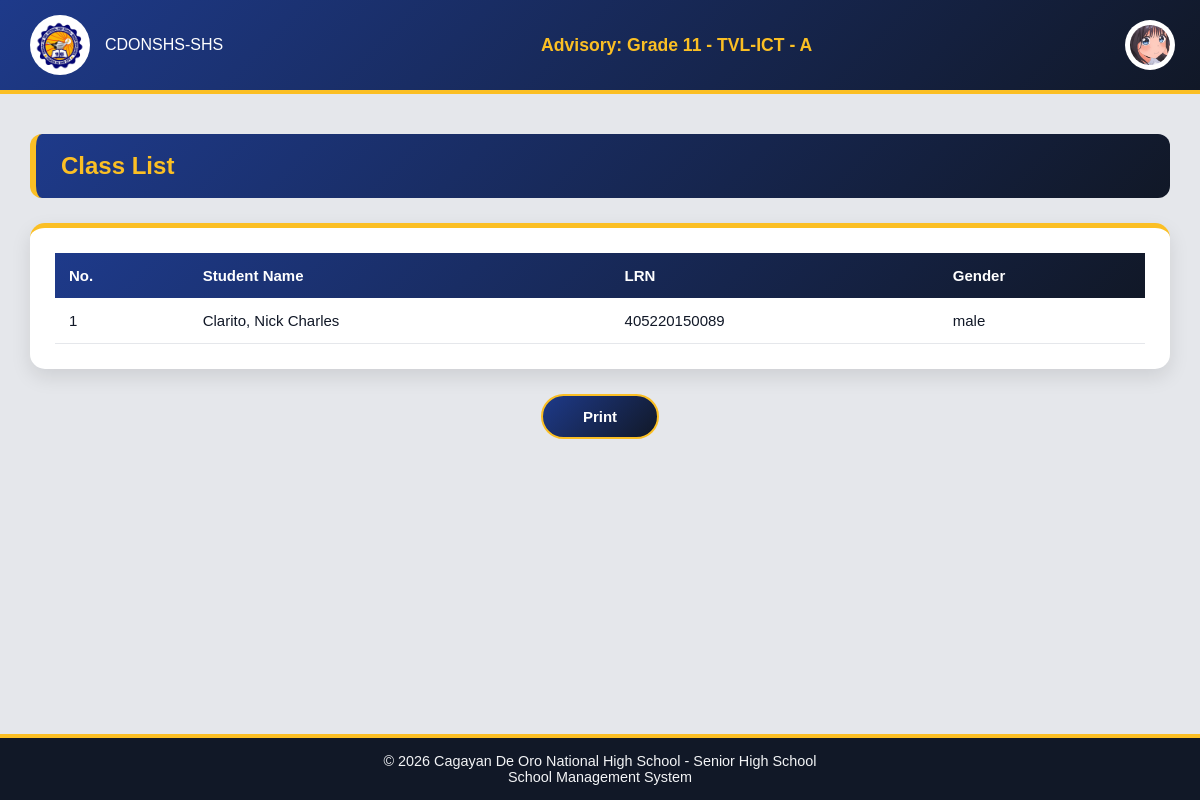
Page /Website_Files/Teacher_Files/class_list.php (signed in) on the earlier database version.
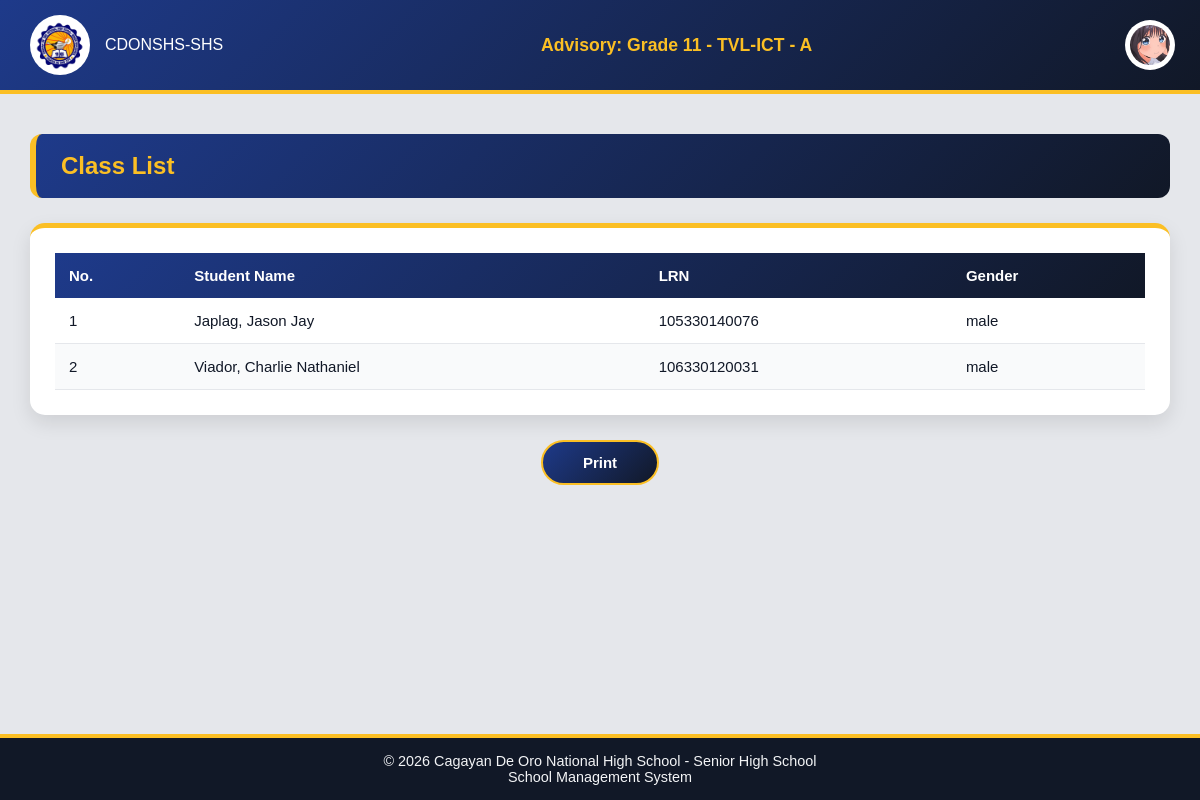
Same page on the later database version.
### tables this page shows
CREATE TABLE `student_applications` (
  `application_id` int(11) NOT NULL,
  `first_name` varchar(100) NOT NULL,
  `last_name` varchar(100) NOT NULL,
  `middle_name` varchar(100) DEFAULT NULL,
  `extension_name` varchar(20) DEFAULT NULL,
  `lrn` varchar(12) NOT NULL,
  `date_of_birth` date NOT NULL,
  `gender` enum('male','female','other') NOT NULL,
  `civil_status` enum('single','married','divorced','widowed') NOT NULL,
  `house_number_street` varchar(255) NOT NULL,
  `barangay` varchar(100) NOT NULL,
  `city_municipality` varchar(100) NOT NULL,
  `province` varchar(100) NOT NULL,
  `contact_number` varchar(20) NOT NULL,
  `email` varchar(150) NOT NULL,
  `facebook_profile` varchar(255) DEFAULT NULL,
  `current_school` varchar(255) NOT NULL,
  `school_classification` enum('public','private') NOT NULL,
  `enrollment_type` enum('New','Transferee','Balik-Eskwela') NOT NULL DEFAULT 'New',
  `year_graduated` year(4) NOT NULL,
  `father_guardian_name` varchar(150) NOT NULL,
  `father_guardian_contact` varchar(20) NOT NULL,
  `mother_guardian_name` varchar(150) NOT NULL,
  `mother_guardian_contact` varchar(20) NOT NULL,
  `psa_birth_certificate` varchar(255) DEFAULT NULL,
  `form_138` varchar(255) DEFAULT NULL,
  `student_id_copy` varchar(255) DEFAULT NULL,
  `application_status` enum('Pending','Approved','Rejected') DEFAULT 'Pending',
  `remarks` text DEFAULT NULL,
  `date_submitted` timestamp NOT NULL DEFAULT current_timestamp(),
  `profile_image` varchar(255) DEFAULT NULL
);

### Back_End_Files/PHP_Files/get_class_list.php (called while the page is built, shortened)
<?php
include "../../DB_Connection/Connection.php";
$school_id = $_SESSION['school_id'];
$getTeacher = $connection->prepare("
    SELECT teacher_id
    FROM teachers
    WHERE school_id = ?
    LIMIT 1
");
$getTeacher->bind_param("i", $school_id);
$getTeacher->execute();
$teacherResult = $getTeacher->get_result();
$teacherData = $teacherResult->fetch_assoc();
$teacher_id = $teacherData['teacher_id'];
$stmt = $connection->prepare("
SELECT
    sa.last_name,
    sa.first_name,
    sa.lrn,
    sa.gender,
    ss.grade_level,
    ss.strand_id,
    ss.section_id,
    s.enlistment_status
FROM teacher_advisory ta
JOIN student_strand ss
    ON ta.strand_id = ss.strand_id
    AND ta.grade_level = ss.grade_level
    AND ta.section_id = ss.section_id
JOIN students s
    ON ss.student_id = s.student_id
JOIN student_applications sa
    ON s.application_id = sa.application_id
WHERE ta.teacher_id = ?
AND s.enlistment_status = 'Enlisted'
ORDER BY sa.last_name ASC
");
$stmt->bind_param("i", $teacher_id);
$stmt->execute();
$result = $stmt->get_result();
$students = [];
while ($row = $result->fetch_assoc()) {
    $students[] = $row;
}
?>

### Website_Files/Teacher_Files/class_list.php (the view, shortened to what the changed rows need)
<!DOCTYPE html>
<html lang="en">
<head>
    <link rel="stylesheet" href="../../Design/main_design.css">
     <link rel="stylesheet" href="../../Design/profile_dropdown.css">
     <link rel="stylesheet" href="../../Design/dashboard_design.css">
      <link rel="stylesheet" href="../../Design/teacher/classList_design.css">
</head>
<body>
    <?php include "../../Back_End_Files/PHP_Files/get_teacher_advisory.php"; ?>
    <div class="main-container">
    <div class="page-title">
        <h1>Class List</h1>
    </div>
     <?php include "../../Back_End_Files/PHP_Files/get_class_list.php"?>
    <div class="table-container">
        <table class="class-table">
            <thead>
                <tr>
                    <th>No.</th>
                    <th>Student Name</th>
                    <th>LRN</th>
                    <th>Gender</th>
                </tr>
            </thead>
            <tbody>
                        <?php if (!empty($students)): ?>
                <?php $count = 1; ?>
                <?php foreach ($students as $student): ?>
                    <tr>
                        <td><?php echo $count++; ?></td>
                        <td>
                            <?php
                                echo htmlspecialchars(
                                    $student['last_name'] . ", " . $student['first_name']
                                );
                            ?>
                        </td>
                        <td><?php echo htmlspecialchars($student['lrn']); ?></td>
                        <td><?php echo htmlspecialchars($student['gender']); ?></td>
                    </tr>
                <?php endforeach; ?>
            <?php else: ?>
                    <tr>
                        <td colspan="3" style="text-align:center;">No students found.</td>
                    </tr>
            <?php endif; ?>
            </tbody>
        </table>
    </div>
</div>
</body>
</html>

Differences in the rows shown:
no longer on this page (row unchanged): student_applications: last_name+first_name "Clarito, Nick Charles", lrn "405220150089", gender "male"
added student_applications: last_name+first_name "Japlag, Jason Jay", lrn "105330140076", gender "male"
added student_applications: last_name+first_name "Viador, Charlie Nathaniel", lrn "106330120031", gender "male"
